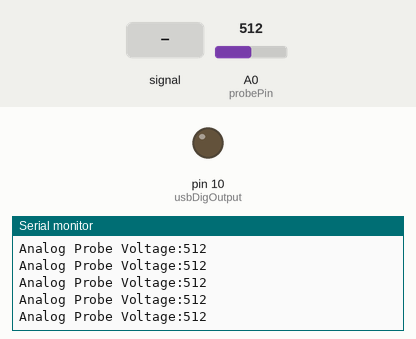
Simulated run of this sketch. Board: Arduino Uno, built with avr-gcc and run on an emulated ATmega328P. Parts: output pins drawn as LEDs (lit = HIGH), the last lines printed to the serial monitor. The test bench sets the inputs (shaded band); at power-on: A0 (probePin) = 512. Storage starts empty.

Above: at 1.2 s.
1.3 s: A0 (probePin) fed a 200 Hz sine of ±460 counts around its level
At 2.0 s:
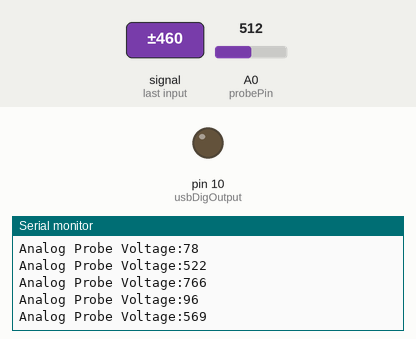
4.3 s: A0 (probePin) set to 716
At 5.1 s:
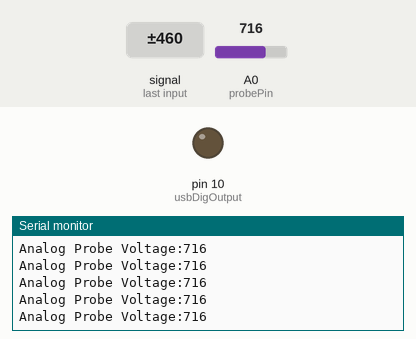
7.3 s: A0 (probePin) fed a 2 Hz sine of ±306 counts around its level
At 8.3 s:
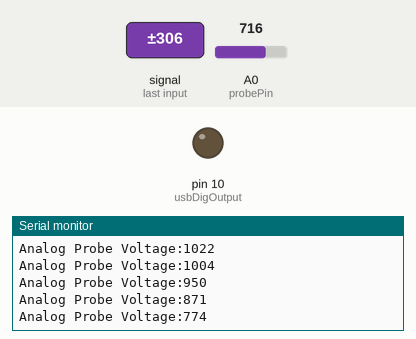
10.3 s: A0 (probePin) fed a 1000 Hz sine of ±255 counts around its level
Timing chart, 0 to 13.3 s (numbered marks = the images above; inputs shaded):
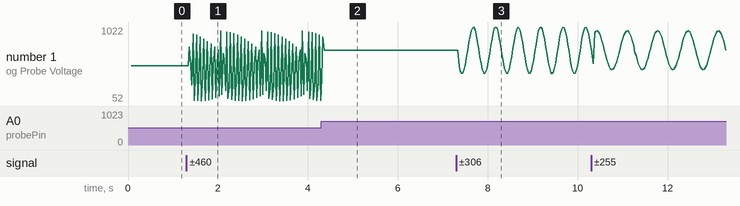

The sketch:

datalogging.ino
```cpp
#include <SD.h>

//pins to use
const int tempPin = 2;
const int probePin = A0;
const int usbDigOutput = 10;

//sampling paramters
const int samplingRate = 2; //sampling rate in milliseconds
const unsigned int samplingTime = 60; //length of sample in seconds
int loopStartTime = 0;

//name of file to write to
String fileName = "datalog.txt";

//sampling variables --ignore
int tempReading = 0;
String tempString = "Temperature";
int probeReading = 0;
String probeString = "Analog Probe Voltage";


void setup() {
  // put your setup code here, to run once:
 Serial.begin(9600);
 Serial.print("Initializing SD card...");

 //from the sample code I have seen, setting this probe to output
 //initializes/sets up the SD card
 pinMode(usbDigOutput, OUTPUT);

 if (!SD.begin(usbDigOutput)) {
    Serial.println("initialization failed!");
    return;
  }
  Serial.println("initialization done, Starting main loop");
  loopStartTime = millis();
}

void loop() {

  unsigned int currentTime = millis() - loopStartTime;
  //delay(1000);
  //may need to implement a 1 second pause depending
  //on whether we choose to use a digital sensor

  //integers have a maximum value around 32000
  const unsigned int milliSamplingTime = samplingTime * 1000;
  if(currentTime < milliSamplingTime) {

  //I couldn't find a better way than opening and closing the file
  //for every iteration of the loop
  auto logFile = SD.open(fileName, FILE_WRITE);

  //the data stored in the file is the data gathered
  //from the last iteration of the loop
  String printLine = probeString + "," + tempString;

  //conductivity measurement
  probeReading = analogRead(probePin);
  probeString = String(probeReading);


  // TODO: update temperature reading (tempString variable)


  //update serial monitor and file
  Serial.print("Analog Probe Voltage:");
  Serial.println(probeString);
  logFile.println(printLine);
  logFile.close();
  }
  delay(samplingRate);
}
```

Measured:
- after the input at 1.3 s, the serial monitor: prints a new line after 0.06 s (image 1)
- after the input at 4.3 s, the serial monitor: prints a new line after 0.06 s (image 2)
- after the input at 7.3 s, the serial monitor: prints a new line after 0.06 s (image 3)
- plotted number 1: 512 → 53 after the input at 1.3 s, 53 → 716 after the input at 4.3 s, 716 → 739 after the input at 7.3 s
